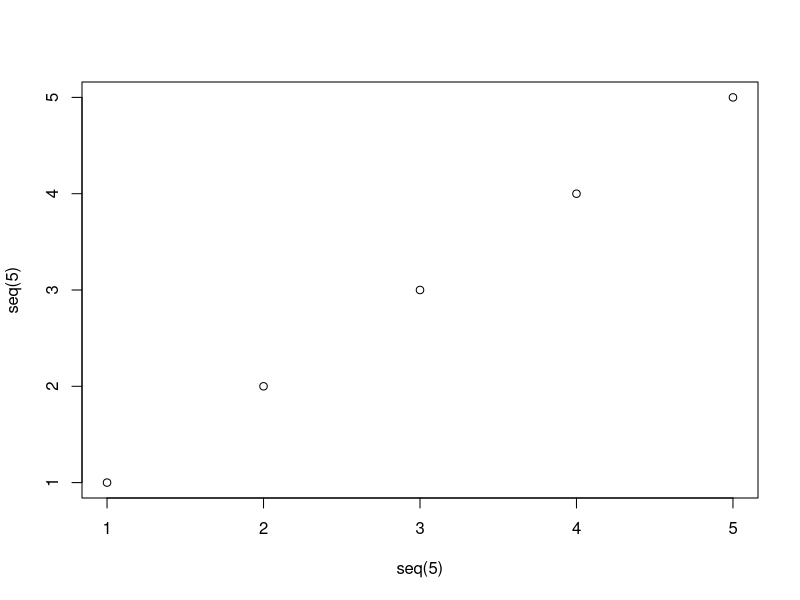

This chart was generated by the following R code:
## ---- chunkname
1 + 1
plot(seq(5),seq(5))
# you have to start a chunk with ## ----
# and then add the name of the chunk, if you want to have it in another file
# then the file has to be read by read_chunk in the beginning